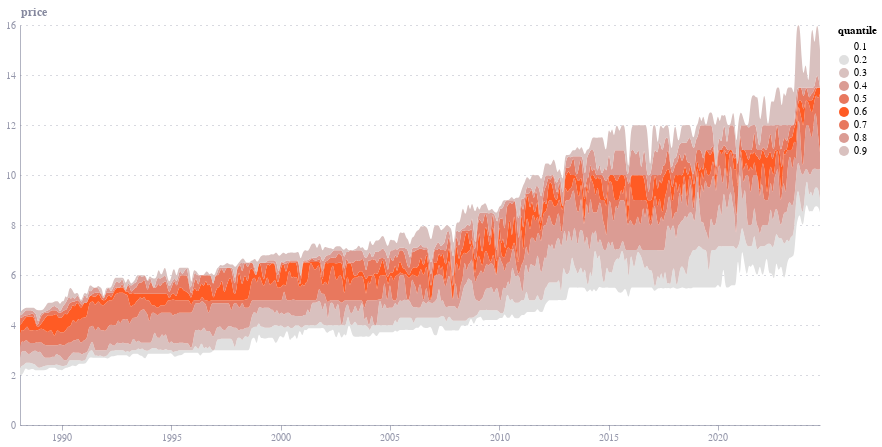

This figure's notebook cell:
### Code cell


### Figure 1 — Vega-Lite specification as saved in the notebook (floating-point values rounded to 4 significant figures; data arrays with more than 128 entries replaced by an {"elided": "..."} marker saying what was removed)
{"config": {"font": "Circular Std", "mark": {"line": {"interpolate": "monotone"}}, "view": {"stroke": "transparent", "width": 400, "height": 300}, "range": {"category": ["#36B7B4", "#E6224B", "#F4C245", "#0063AF", "#00A767", "#179FDB", "#EB5C2E"], "diverging": ["#E6224B", "#E54753", "#C9C9C9", "#179FDB", "#122B39"], "heatmap": ["#C9C9C9", "#179FDB", "#0063AF", "#122B39"], "ordinal": ["#00A767", "#36B7B4", "#179FDB", "#0063AF", "#243B5A"]}, "axisX": {"domainColor": "#676A86", "domainOpacity": 0.5, "grid": false, "labelAngle": 0, "labelColor": "#676A86", "labelOpacity": 0.7, "orient": "bottom", "tickColor": "#676A86", "tickCount": 10, "tickOpacity": 0.5, "title": false, "titleAlign": "center", "titleAnchor": "middle", "titleColor": "#676A86", "titleFontSize": 12, "titleOpacity": 0.8, "titleY": -15}, "axisY": {"domainColor": "#676A86", "domainOpacity": 0.5, "gridColor": "#676A86", "gridDash": [1, 5], "gridOpacity": 0.5, "labelColor": "#676A86", "labelOpacity": 0.7, "labelPadding": 5, "tickColor": "#676A86", "tickCount": 8, "tickOpacity": 0.5, "ticks": false, "titleAlign": "left", "titleAngle": 0, "titleBaseline": "bottom", "titleColor": "#676A86", "titleFontSize": 12, "titleOpacity": 0.8, "titleX": 0, "titleY": -7}}, "data": {"name": "data-a9b4eba0287c877a1e5b2cefbdf56b82"}, "mark": {"type": "area", "interpolate": "basis"}, "encoding": {"color": {"field": "quantile", "scale": {"range": ["transparent", "hsl(0, 0%, 88%)", "hsl(3, 25%, 80%)", "hsl(7, 50%, 72%)", "hsl(11, 75%, 64%)", "hsl(15, 100%, 57%)", "hsl(11, 75%, 64%)", "hsl(7, 50%, 72%)", "hsl(3, 25%, 80%)", "hsl(0, 0%, 88%)"]}, "type": "ordinal"}, "order": {"field": "quantile", "sort": "ascending", "type": "quantitative"}, "tooltip": [{"field": "quantile", "type": "quantitative"}, {"field": "price", "type": "quantitative"}], "x": {"field": "quote_date", "type": "temporal"}, "y": {"field": "price", "type": "quantitative"}}, "height": 400, "params": [{"name": "param_20", "select": {"type": "interval", "encodings": ["x", "y"]}, "bind": "scales"}], "width": 800, "$schema": "https://vega.github.io/schema/vega-lite/v5.8.0.json", "datasets": {"data-a9b4eba0287c877a1e5b2cefbdf56b82": {"elided": "3933 records"}}}
